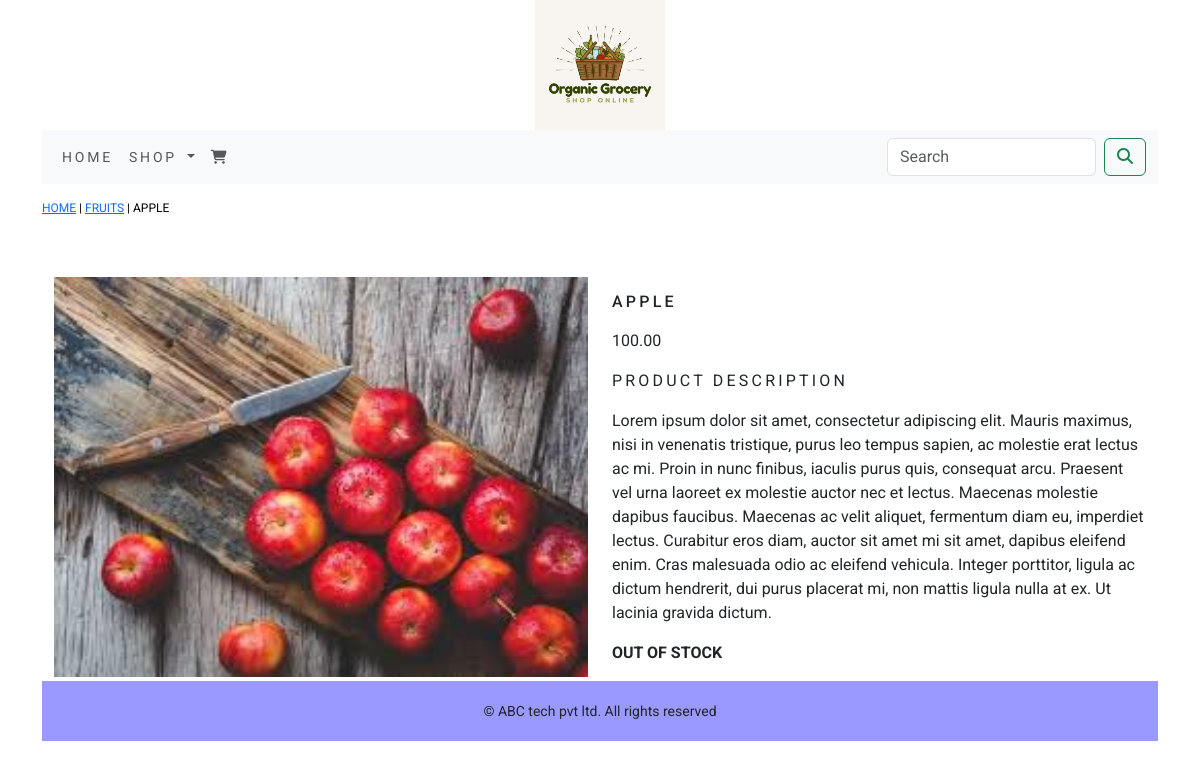
The page /shop/fruits/apple/ on the database its author committed.
### ecommerceapp/models.py (models this page shows, shortened)
class Product(models.Model):
    name = models.CharField(max_length=250, unique=True)
    slug = models.SlugField(max_length=250, unique=True)
    description = models.TextField(blank=True)
    price = models.DecimalField(max_digits=10, decimal_places=2)
    category = models.ForeignKey(Category, on_delete=models.CASCADE)
    image = models.ImageField(upload_to='product', blank=True)
    stock = models.IntegerField()
    available = models.BooleanField(default=True)
    created = models.DateTimeField(auto_now_add=True)
    updated = models.DateTimeField(auto_now=True)
    class Meta:
        ordering = ('name',)
        verbose_name = 'product'
        verbose_name_plural = 'products'

class Category(models.Model):
    name = models.CharField(max_length=250, unique=True)
    slug = models.SlugField(max_length=250, unique=True)
    description = models.TextField(blank=True)
    image = models.ImageField(upload_to='catagory', blank=True)
    class Meta:
        ordering = ('name',)
        verbose_name = 'category'
        verbose_name_plural = 'categories'
    def get_url(self):
        return reverse('ecommerceapp:product_by_category', args=[self.slug])
    def __str__(self):
        return '{}'.format(self.name)

### ecommerceapp/views.py (the view)
# urls.py: path('<slug:c_slug>/<slug:product_slug>/', views.proDetail, name='prodCatDetail'),
def proDetail(request, c_slug, product_slug):
    try:
        product = Product.objects.get(category__slug=c_slug, slug=product_slug)
    except Exception as e:
        raise e
    return render(request,"product.html", {'product':product})

### cart/context_processors.py (called while the page is built)
def counter(request):
    item_count = 0
    if 'admin' in request.path:
        return {}
    else:
        try:
            cart = Cart.objects.filter(cart_id=_cart_id(request))
            cart_items = CartItem.objects.all().filter(cart=cart[:1])
            for cart_item in cart_items:
                item_count += cart_item.quantity
        except Cart.DoesNotExist:
            item_count = 0
    return dict(item_count=item_count)

### cart/views.py (called while the page is built)
def _cart_id(request):
    cart = request.session.session_key
    if not cart:
        cart = request.session.create()
    return cart

### ecommerceapp/context_processors.py (called while the page is built)
def menu_links(request):
    links = Category.objects.all()
    return dict(links=links)

### templates/product.html (shortened to what this page needs)
{% extends 'base.html' %}
{% load static %}
{% block content %}
    <div class="row my_prod_row_class">
        <div class="mx_auto">
            <p>
                <a href="{% url 'ecommerceapp:allProdCat' %}">HOME</a> |
                <a href="{{product.category.get_url}}">{{product.category}}</a> |
                {{product.name}}
            </p>
        </div>
    </div>
    <div class="container">
        <br>
        <div class="row">
            <div class="col-12 col-sm-12 col-md-12 col-lg-6">
                <div style="min-width:18rem;">
                    <img class="my_image" src="{{product.image.url}}" alt="{{product.name}}">
                </div>
            </div>
            <div class="col-12 col-sm-12 col-md-12 col-lg-6">
                <div>
                    <h1 class="my_prod_title">{{product.name}}</h1>
                    <p>{{product.price}}</p>
                    <p class="my_title">Product Description</p>
                    <p class="text-justify my_prod_text">{{product.description}}</p>
                    {% if product.stock <= 0 %}
                        <p class="text-justify my_prod_text"><b>OUT OF STOCK</b></p>
                    {% else %}
                        <a class="btn btn-secondary" href="{% url 'cart:add_cart' product.id %}">Add to cart</a>
                    {% endif %}
                </div>
            </div>
        </div>
    </div>
{% endblock %}

### static/css/custom.css (style rules this page uses)
body { font-family: "Roboto", sans-serif; }
.my_image { width : 100%; height :auto; }
.my_title { font-size : 16px; text-transform : uppercase; letter-spacing :.2em; }
.my_prod_row_class { padding-top:15px; padding-bottom : 20px; }
.my_prod_row_class .mx_auto { color :#000; font-size : 12px; text-decoration : none; }
.my_prod_title { font-size :16px; text-transform : uppercase; letter-spacing :.2em; padding-top :15px; padding-bottom : 10px; }
.my_prod_text { padding-serif :20px; }

### rows shown on the page
Product: category "FRUITS", name "APPLE", image (picture), price "100.00", description "Lorem ipsum dolor sit amet, consectetur adipiscing elit. Mauris maximus, nisi in venenatis tristique, purus leo tempus sapien, ac molestie erat lectus ac mi. Proin in nunc finibus, iaculis purus quis, consequat arcu. Praesent vel urna laoreet ex molestie auctor nec et lectus. Maecenas molestie dapibus faucibus. Maecenas ac velit aliquet, fermentum diam eu, imperdiet lectus. Curabitur eros diam, auctor sit amet mi sit amet, dapibus eleifend enim. Cras malesuada odio ac eleifend vehicula. Integer porttitor, ligula ac dictum hendrerit, dui purus placerat mi, non mattis ligula nulla at ex. Ut lacinia gravida dictum."
